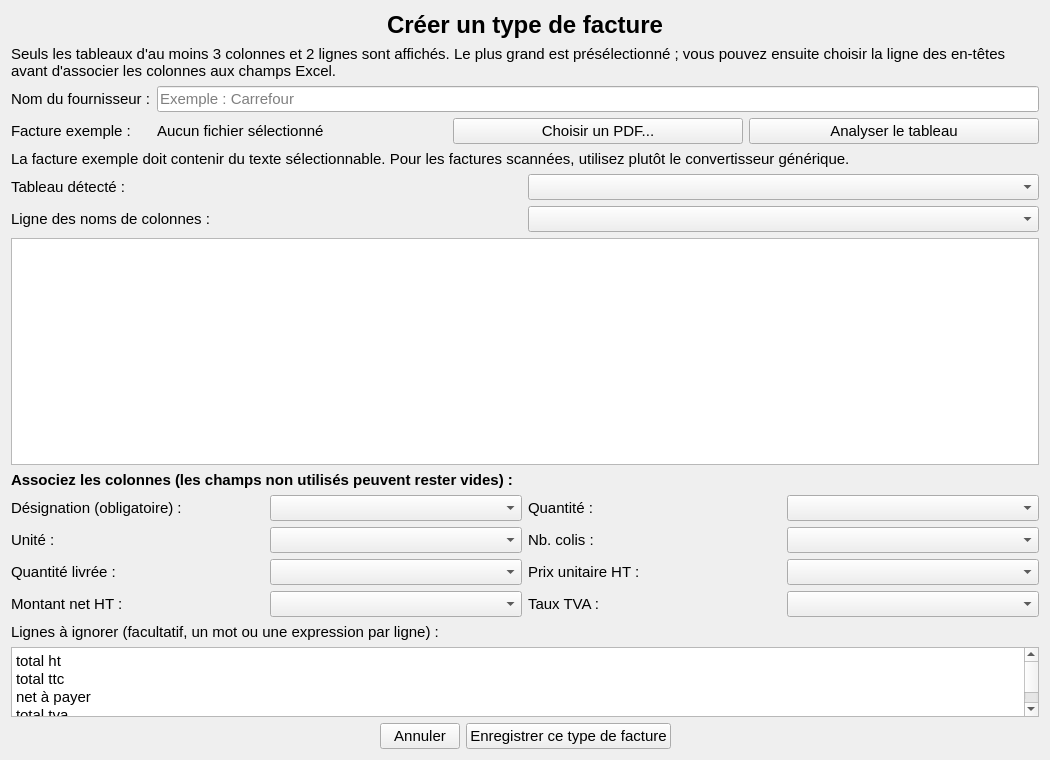
<?xml version="1.0" encoding="UTF-8"?>
<ui version="4.0">
 <class>Form</class>
 <widget class="QWidget" name="Form">
  <property name="geometry">
   <rect>
    <x>0</x>
    <y>0</y>
    <width>1050</width>
    <height>760</height>
   </rect>
  </property>
  <property name="font">
   <font>
    <pointsize>11</pointsize>
   </font>
  </property>
  <property name="windowTitle">
   <string>Créer un type de facture</string>
  </property>
  <layout class="QVBoxLayout" name="verticalLayout">
   <item>
    <widget class="QLabel" name="label_titre">
     <property name="font">
      <font>
       <pointsize>18</pointsize>
       <bold>true</bold>
      </font>
     </property>
     <property name="text">
      <string>Créer un type de facture</string>
     </property>
     <property name="alignment">
      <set>Qt::AlignmentFlag::AlignCenter</set>
     </property>
    </widget>
   </item>
   <item>
    <widget class="QLabel" name="label_aide">
     <property name="text">
      <string>Seuls les tableaux d'au moins 3 colonnes et 2 lignes sont affichés. Le plus grand est présélectionné ; vous pouvez ensuite choisir la ligne des en-têtes avant d'associer les colonnes aux champs Excel.</string>
     </property>
     <property name="wordWrap">
      <bool>true</bool>
     </property>
    </widget>
   </item>
   <item>
    <layout class="QFormLayout" name="formLayout">
     <item row="0" column="0">
      <widget class="QLabel" name="label_fournisseur">
       <property name="text">
        <string>Nom du fournisseur :</string>
       </property>
      </widget>
     </item>
     <item row="0" column="1">
      <widget class="QLineEdit" name="lineEdit_fournisseur">
       <property name="placeholderText">
        <string>Exemple : Carrefour</string>
       </property>
      </widget>
     </item>
     <item row="1" column="0">
      <widget class="QLabel" name="label_pdf">
       <property name="text">
        <string>Facture exemple :</string>
       </property>
      </widget>
     </item>
     <item row="1" column="1">
      <layout class="QHBoxLayout" name="horizontalLayout_pdf">
       <item>
        <widget class="QLabel" name="label_chemin_pdf">
         <property name="text">
          <string>Aucun fichier sélectionné</string>
         </property>
         <property name="wordWrap">
          <bool>true</bool>
         </property>
        </widget>
       </item>
       <item>
        <widget class="QPushButton" name="b_Choisir_PDF">
         <property name="text">
          <string>Choisir un PDF...</string>
         </property>
        </widget>
       </item>
       <item>
        <widget class="QPushButton" name="b_Analyser_PDF">
         <property name="text">
          <string>Analyser le tableau</string>
         </property>
        </widget>
       </item>
      </layout>
     </item>
    </layout>
   </item>
   <item>
    <widget class="QLabel" name="label_limite_pdf">
     <property name="text">
      <string>La facture exemple doit contenir du texte sélectionnable. Pour les factures scannées, utilisez plutôt le convertisseur générique.</string>
     </property>
     <property name="wordWrap">
      <bool>true</bool>
     </property>
    </widget>
   </item>
   <item>
    <layout class="QHBoxLayout" name="horizontalLayout_table">
     <item>
      <widget class="QLabel" name="label_tableau">
       <property name="text">
        <string>Tableau détecté :</string>
       </property>
      </widget>
     </item>
     <item>
      <widget class="QComboBox" name="comboBox_tableau"/>
     </item>
    </layout>
   </item>
   <item>
    <layout class="QHBoxLayout" name="horizontalLayout_entete">
     <item>
      <widget class="QLabel" name="label_ligne_entete">
       <property name="text">
        <string>Ligne des noms de colonnes :</string>
       </property>
      </widget>
     </item>
     <item>
      <widget class="QComboBox" name="comboBox_ligne_entete"/>
     </item>
    </layout>
   </item>
   <item>
    <widget class="QTableWidget" name="tableWidget_apercu">
     <property name="minimumSize">
      <size>
       <width>0</width>
       <height>180</height>
      </size>
     </property>
     <property name="editTriggers">
      <set>QAbstractItemView::EditTrigger::NoEditTriggers</set>
     </property>
     <property name="selectionMode">
      <enum>QAbstractItemView::SelectionMode::NoSelection</enum>
     </property>
     <property name="alternatingRowColors">
      <bool>true</bool>
     </property>
    </widget>
   </item>
   <item>
    <widget class="QLabel" name="label_association">
     <property name="font">
      <font>
       <bold>true</bold>
      </font>
     </property>
     <property name="text">
      <string>Associez les colonnes (les champs non utilisés peuvent rester vides) :</string>
     </property>
    </widget>
   </item>
   <item>
    <layout class="QGridLayout" name="gridLayout_colonnes">
     <item row="0" column="0">
      <widget class="QLabel" name="label_designation">
       <property name="text">
        <string>Désignation (obligatoire) :</string>
       </property>
      </widget>
     </item>
     <item row="0" column="1">
      <widget class="QComboBox" name="cb_designation"/>
     </item>
     <item row="0" column="2">
      <widget class="QLabel" name="label_quantite">
       <property name="text">
        <string>Quantité :</string>
       </property>
      </widget>
     </item>
     <item row="0" column="3">
      <widget class="QComboBox" name="cb_quantite"/>
     </item>
     <item row="1" column="0">
      <widget class="QLabel" name="label_unite">
       <property name="text">
        <string>Unité :</string>
       </property>
      </widget>
     </item>
     <item row="1" column="1">
      <widget class="QComboBox" name="cb_unite"/>
     </item>
     <item row="1" column="2">
      <widget class="QLabel" name="label_colis">
       <property name="text">
        <string>Nb. colis :</string>
       </property>
      </widget>
     </item>
     <item row="1" column="3">
      <widget class="QComboBox" name="cb_colis"/>
     </item>
     <item row="2" column="0">
      <widget class="QLabel" name="label_livree">
       <property name="text">
        <string>Quantité livrée :</string>
       </property>
      </widget>
     </item>
     <item row="2" column="1">
      <widget class="QComboBox" name="cb_livree"/>
     </item>
     <item row="2" column="2">
      <widget class="QLabel" name="label_prix">
       <property name="text">
        <string>Prix unitaire HT :</string>
       </property>
      </widget>
     </item>
     <item row="2" column="3">
      <widget class="QComboBox" name="cb_prix"/>
     </item>
     <item row="3" column="0">
      <widget class="QLabel" name="label_montant">
       <property name="text">
        <string>Montant net HT :</string>
       </property>
      </widget>
     </item>
     <item row="3" column="1">
      <widget class="QComboBox" name="cb_montant"/>
     </item>
     <item row="3" column="2">
      <widget class="QLabel" name="label_tva">
       <property name="text">
        <string>Taux TVA :</string>
       </property>
      </widget>
     </item>
     <item row="3" column="3">
      <widget class="QComboBox" name="cb_tva"/>
     </item>
    </layout>
   </item>
   <item>
    <widget class="QLabel" name="label_ignorer">
     <property name="text">
      <string>Lignes à ignorer (facultatif, un mot ou une expression par ligne) :</string>
     </property>
    </widget>
   </item>
   <item>
    <widget class="QPlainTextEdit" name="plainTextEdit_ignorer">
     <property name="maximumSize">
      <size>
       <width>16777215</width>
       <height>70</height>
      </size>
     </property>
     <property name="plainText">
      <string>total ht
total ttc
net à payer
total tva</string>
     </property>
    </widget>
   </item>
   <item>
    <layout class="QHBoxLayout" name="horizontalLayout_boutons">
     <item>
      <spacer name="horizontalSpacer">
       <property name="orientation">
        <enum>Qt::Orientation::Horizontal</enum>
       </property>
       <property name="sizeHint" stdset="0">
        <size>
         <width>40</width>
         <height>20</height>
        </size>
       </property>
      </spacer>
     </item>
     <item>
      <widget class="QPushButton" name="b_Annuler_Creation">
       <property name="text">
        <string>Annuler</string>
       </property>
      </widget>
     </item>
     <item>
      <widget class="QPushButton" name="b_Enregistrer_Methode">
       <property name="text">
        <string>Enregistrer ce type de facture</string>
       </property>
      </widget>
     </item>
     <item>
      <spacer name="horizontalSpacer_2">
       <property name="orientation">
        <enum>Qt::Orientation::Horizontal</enum>
       </property>
       <property name="sizeHint" stdset="0">
        <size>
         <width>40</width>
         <height>20</height>
        </size>
       </property>
      </spacer>
     </item>
    </layout>
   </item>
  </layout>
 </widget>
 <resources/>
 <connections/>
</ui>
